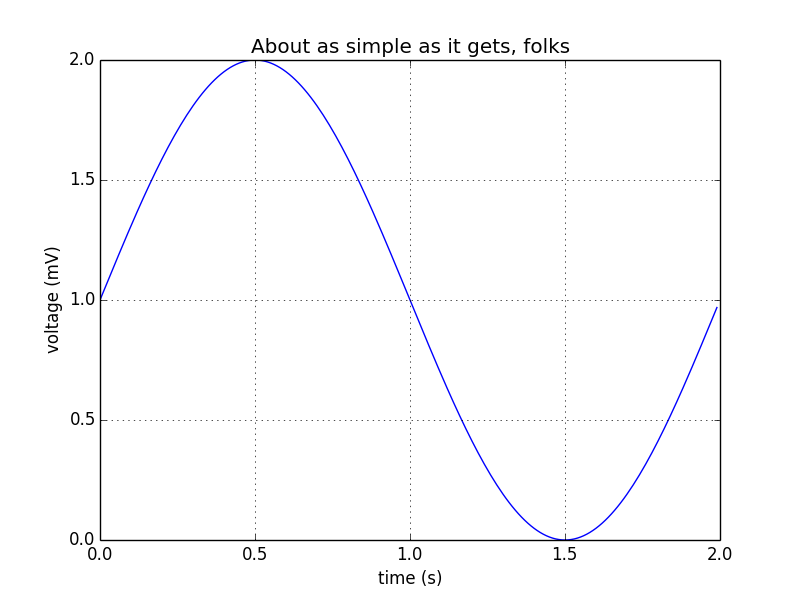

Python code for this plot:
import matplotlib
import matplotlib.pyplot as plt
import numpy as np

t = np.arange(0.0, 2.0, 0.01)
s = 1 + np.sin( np.pi * t)
fig, ax = plt.subplots()
ax.plot(t, s)
ax.set(xlabel='time (s)', ylabel='voltage (mV)',
       title='About as simple as it gets, folks')
ax.grid()

fig.savefig("plot.png")


plt.show()